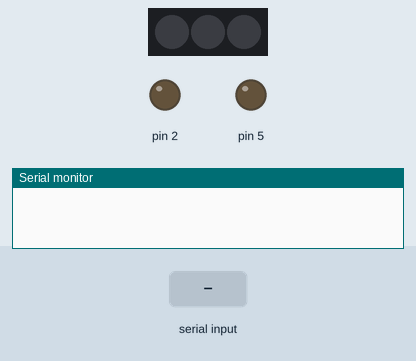
Recording of a sketch running on a simulated Arduino Uno, built with avr-gcc and run on an emulated ATmega328P. Parts: 3 RGB LEDs in strip order, left to right, output pins drawn as LEDs (lit = HIGH), the last lines printed to the serial monitor. Inputs (shaded band) come from the test bench. The strip is taken to match the declared colour order.

Above: at 1.2 s.
1.3 s: "1\n" received over Serial
At 2.1 s:
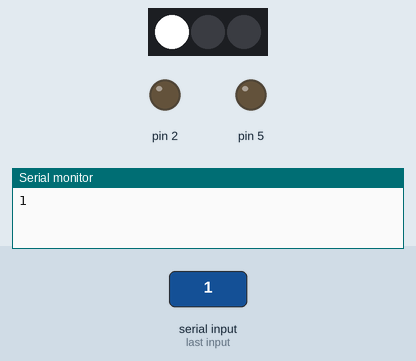
2.8 s: byte 51 ('3') received over Serial
At 3.3 s:
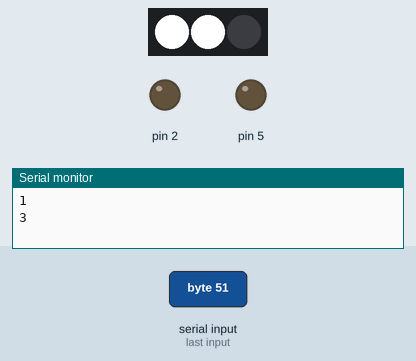
4.3 s: byte 53 ('5') received over Serial
At 5.5 s:
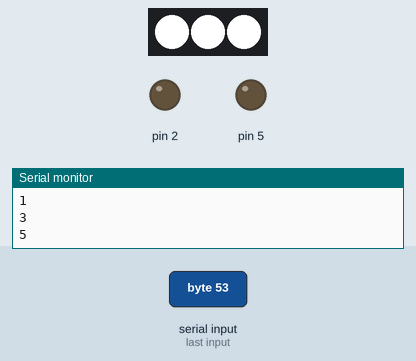
5.8 s: "0\n" received over Serial
At 6.8 s:
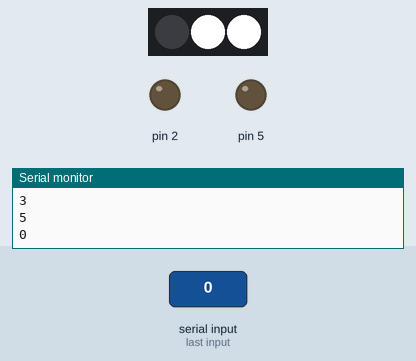
Timing chart, 0 to 8.3 s (numbered marks = the images above; inputs shaded):
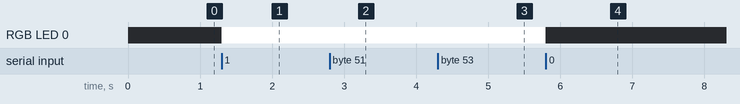

The sketch:

BluetoothLEDcontrol.ino
```cpp
#include <Adafruit_NeoPixel.h>

/*
  Bluetooh Basic: LED ON OFF - Avishkar
  Coder - Mayoogh Girish
  Website - http://bit.do/Avishkar
  Download the App : https://github.com/Mayoogh/Arduino-Bluetooth-Basic
  This program lets you to control a LED on pin 13 of arduino using a bluetooth module
*/
char data = 0;            //Variable for storing received data

# define PIN 6

# define NUMPIXELS 3
#define  LED 2
#define  LED 5

Adafruit_NeoPixel pixels = Adafruit_NeoPixel(NUMPIXELS, PIN, NEO_RGBW + NEO_KHZ800);


void setup()
{
  Serial.begin(9600);   //Sets the baud for serial data transmission
  pinMode(2, OUTPUT);
  pinMode(5, OUTPUT);
  pixels.begin();
  pixels.show();
}
void loop()
{


  if (Serial.available() > 0)     // Send data only when you receive data:
  {
    data = Serial.read();        //Read the incoming data & store into data
    Serial.print(data);          //Print Value inside data in Serial monitor
    Serial.print("\n");

    if (data == '1')
    {
      //  pixels.setPixelColor(1,pixels.Color(255,255,255));
      //  pixels.setPixelColor(0,pixels.Color(0,0,0));
      //  pixels.show();
      pixels.setPixelColor(0, 0, 0, 0, 255);
      pixels.show();
    }
    if (data == '0')
    {
      // pixels.setPixelColor(1,pixels.Color(0,0,0));
      // pixels.show();
      pixels.setPixelColor(0, 0, 0, 0, 0);
      pixels.show();
    }
    if (data == '3')
    { // Checks whether value of data is equal to 1
      pixels.setPixelColor(1, 0, 0, 0, 255);
      pixels.show();

    }
    if (data == '2')
    { //  Checks whether value of data is equal to 0
      pixels.setPixelColor(1, 0, 0, 0, 0);
      pixels.show();
    }

    if (data == '5')
    {
     pixels.setPixelColor(2, 0, 0, 0, 255);
      pixels.show();
    }
    if (data == '4')
    {
      pixels.setPixelColor(2, 0, 0, 0, 0);
      pixels.show();
    }
  }

}
```

Measured:
- after the input at 1.3 s, RGB LED 0: off → RGB(255, 255, 255) at once
- after the input at 5.8 s, RGB LED 0: RGB(255, 255, 255) → off at once
